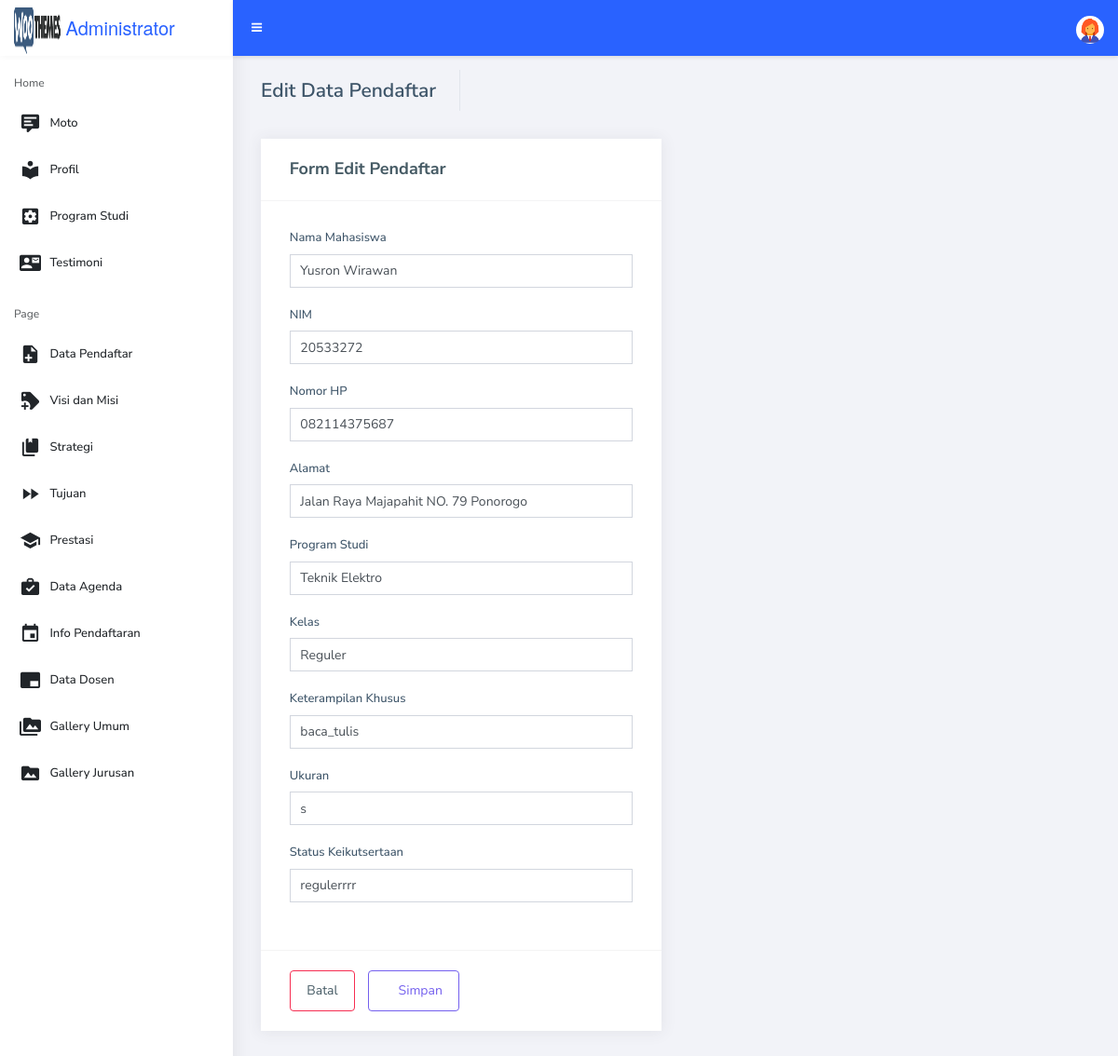
Screenshot of /admin/page/pendaftar-edit.php?id=7 (signed in) with the database file from the repository.
### tables this page shows
CREATE TABLE `pendaftaran` (
  `id` int(11) NOT NULL,
  `nama_mahasiswa` varchar(255) NOT NULL,
  `nim` varchar(50) NOT NULL,
  `nomor_hp` varchar(20) NOT NULL,
  `alamat` text NOT NULL,
  `program_studi` varchar(100) NOT NULL,
  `kelas` varchar(50) NOT NULL,
  `keterampilan_khusus` varchar(100) NOT NULL,
  `ukuran` varchar(10) NOT NULL,
  `status_keikutsertaan` varchar(50) NOT NULL,
  `created_at` timestamp NOT NULL DEFAULT current_timestamp()
);

### admin/page/pendaftar-edit.php (the view, shortened to what this page needs)
<?php
include "pondasi/kepala.php";
include "pondasi/kiri.php";
?>
<div class="content-wrapper">
    <div class="content-header">
        <div class="d-flex align-items-center">
            <div class="mr-auto">
                <h3 class="page-title">Edit Data Pendaftar</h3>
            </div>
        </div>
    </div>
    <section class="content">
        <div class="row">
            <div class="col-lg-6 col-12">
                <div class="box">
                    <div class="box-header with-border">
                        <h4 class="box-title">Form Edit Pendaftar </h4>
                        <ul class="box-controls pull-right">
                            <li><a class="box-btn-close" href="pendaftaran.php"></a></li>
                            <li><a class="box-btn-slide" href="#"></a></li>
                        </ul>
                    </div>
                    <?php
                    $id = $_GET['id'];
                    $sql = mysqli_query($conn, "SELECT * FROM pendaftaran where id='$id'");
                    while ($b = mysqli_fetch_assoc($sql)) {
                    ?>
                        <form class="form" action="pendaftar-act-edit.php" method="post">
                            <div class="box-body">
                                <div class="row">
                                    <div class="col-md-12">
                                        <div class="form-group">
                                            <label>Nama Mahasiswa</label>
                                            <input type="text" name="nama_mahasiswa" value="<?php echo $b['nama_mahasiswa'] ?>" class="form-control" required>
                                        </div>
                                        <div class="form-group">
                                            <label>NIM</label>
                                            <input type="text" name="nim" value="<?php echo $b['nim'] ?>" class="form-control" required>
                                        </div>
                                        <div class="form-group">
                                            <label>Nomor HP</label>
                                            <input type="text" name="nomor_hp" value="<?php echo $b['nomor_hp'] ?>" class="form-control" required>
                                        </div>
                                        <div class="form-group">
                                            <label>Alamat</label>
                                            <input type="text" name="alamat" value="<?php echo $b['alamat'] ?>" class="form-control" required>
                                        </div>
                                        <div class="form-group">
                                            <label>Program Studi</label>
                                            <input type="text" name="program_studi" value="<?php echo $b['program_studi'] ?>" class="form-control" required>
                                        </div>
                                        <div class="form-group">
                                            <label>Kelas</label>
                                            <input type="text" name="kelas" value="<?php echo $b['kelas'] ?>" class="form-control" required>
                                        </div>
                                        <div class="form-group">
                                            <label>Keterampilan Khusus</label>
                                            <input type="text" name="keterampilan_khusus" value="<?php echo $b['keterampilan_khusus'] ?>" class="form-control" required>
                                        </div>
                                        <div class="form-group">
                                            <label>Ukuran</label>
                                            <input type="text" name="ukuran" value="<?php echo $b['ukuran'] ?>" class="form-control" required>
                                        </div>
                                        <div class="form-group">
                                            <label>Status Keikutsertaan</label>
                                            <input type="text" name="status_keikutsertaan" value="<?php echo $b['status_keikutsertaan'] ?>" class="form-control" required>
                                        </div>
                                    </div>
                                </div>
                            </div> <?php } ?>
                        <div class="box-footer">
                            <button type="button" class="btn btn-danger btn-outline">
                                <a href="pendaftaran.php"> <i class="ti-arrow-alt"></i> Batal
                                </a></button>
                            <button type="submit" class="btn btn-primary btn-outline">
                                <i class="ti-save-alt"></i> Simpan
                            </button>
                        </div>
                        </form>
                </div>
            </div>
        </div>
    </section>
</div>
<?php
include "pondasi/kaki.php";
?>

### rows the page displays
pendaftaran: nama_mahasiswa "Yusron Wirawan", nim "20533272", nomor_hp "082114375687", alamat "Jalan Raya Majapahit NO. 79 Ponorogo", program_studi "Teknik Elektro", kelas "Reguler", keterampilan_khusus "baca_tulis", ukuran "s", status_keikutsertaan "regulerrrr"
